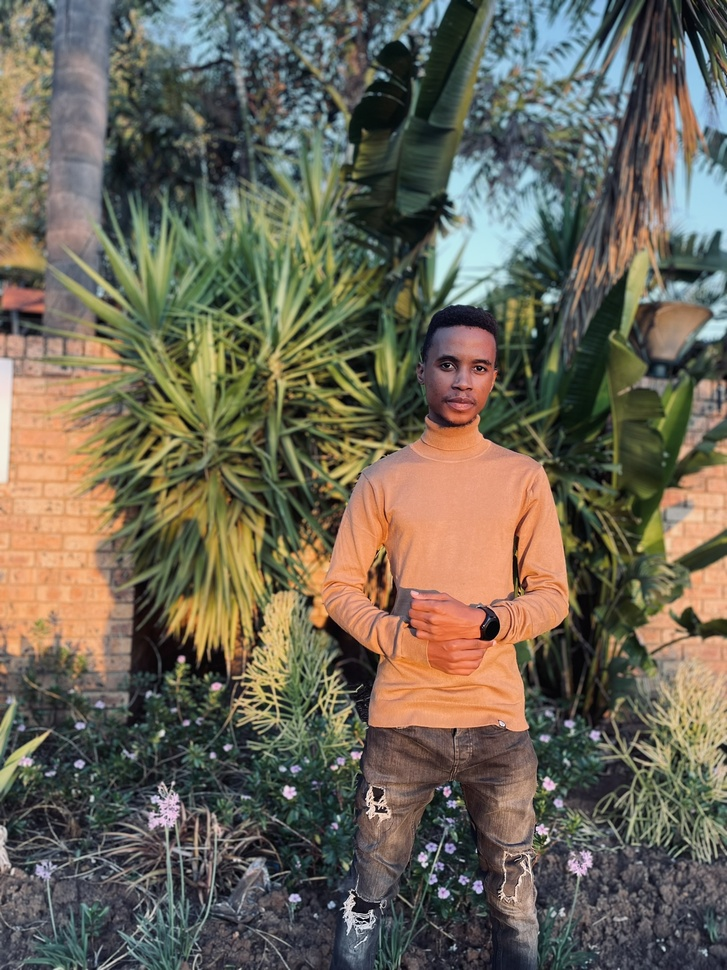
#> input picture SocialMediaPlatform/wwwroot/Posts/IMG_1067.JPEG, 727 x 970 px, shrunk from 1536 x 2048 before the run
$ python facedetection.py ../wwwroot/Posts/IMG_1067.JPEG
#> lines starting #> are read from the running program, lines starting #| are printed output that depends on the picture
import cv2
import sys

# Load the image file from the command line argument
image_path = sys.argv[1]

# Load OpenCV's pre-trained face detector
face_cascade = cv2.CascadeClassifier(cv2.data.haarcascades + 'haarcascade_frontalface_default.xml')

# Read the image
image = cv2.imread(image_path)
#> image is the input picture: shape (970, 727, 3); mean B, G, R 87.1, 102.1, 108
gray = cv2.cvtColor(image, cv2.COLOR_BGR2GRAY)
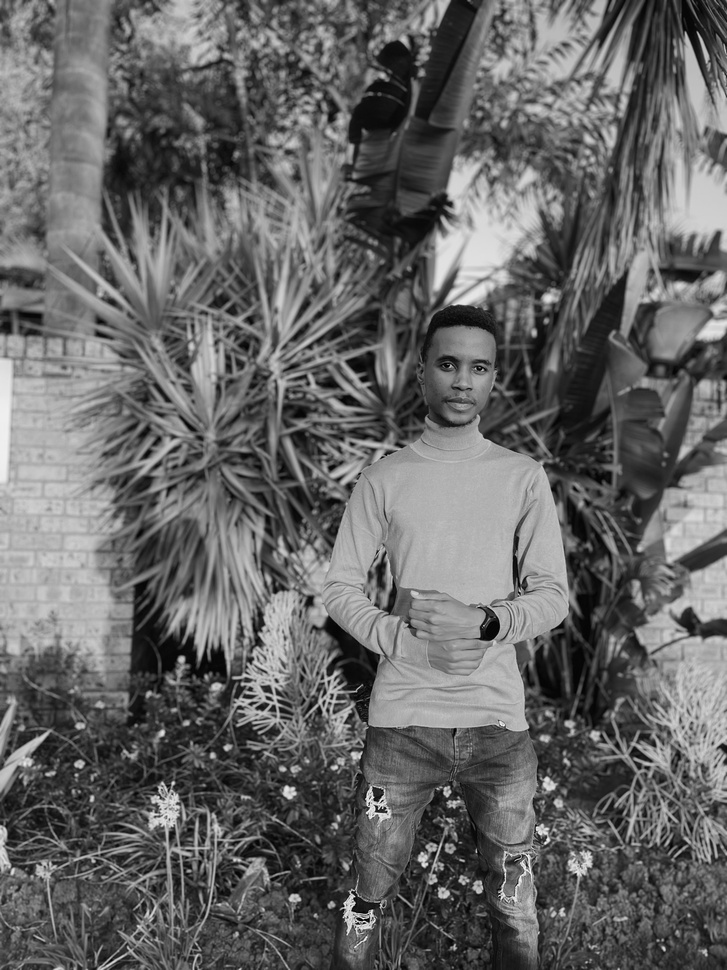
#> gray: shape (970, 727); min 0, max 252, mean 102.2

# Detect faces
faces = face_cascade.detectMultiScale(gray, scaleFactor=1.1, minNeighbors=5, minSize=(30, 30))
#> faces = [[584, 79, 55, 55], [525, 883, 58, 58], [418, 331, 89, 89], [467, 785, 78, 78]]

# If faces were found, return True, else return False
if len(faces) > 0:
    print("True")
else:
    print("False")


$ run again, on SocialMediaPlatform/wwwroot/Posts/IMG_3389.JPEG
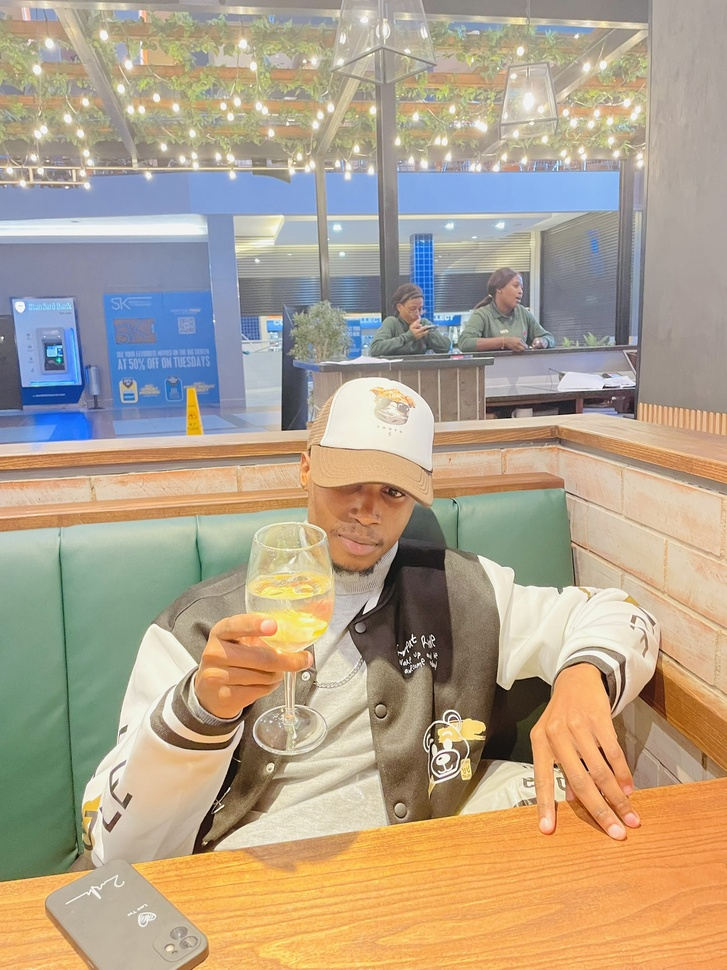
#> input picture SocialMediaPlatform/wwwroot/Posts/IMG_3389.JPEG, 727 x 970 px, shrunk from 1536 x 2048 before the run
#> image is the input picture: shape (970, 727, 3); mean B, G, R 139.4, 161.6, 176.9
#> `gray = cv2.cvtColor(image, cv2.COLOR_BGR2GRAY)`:
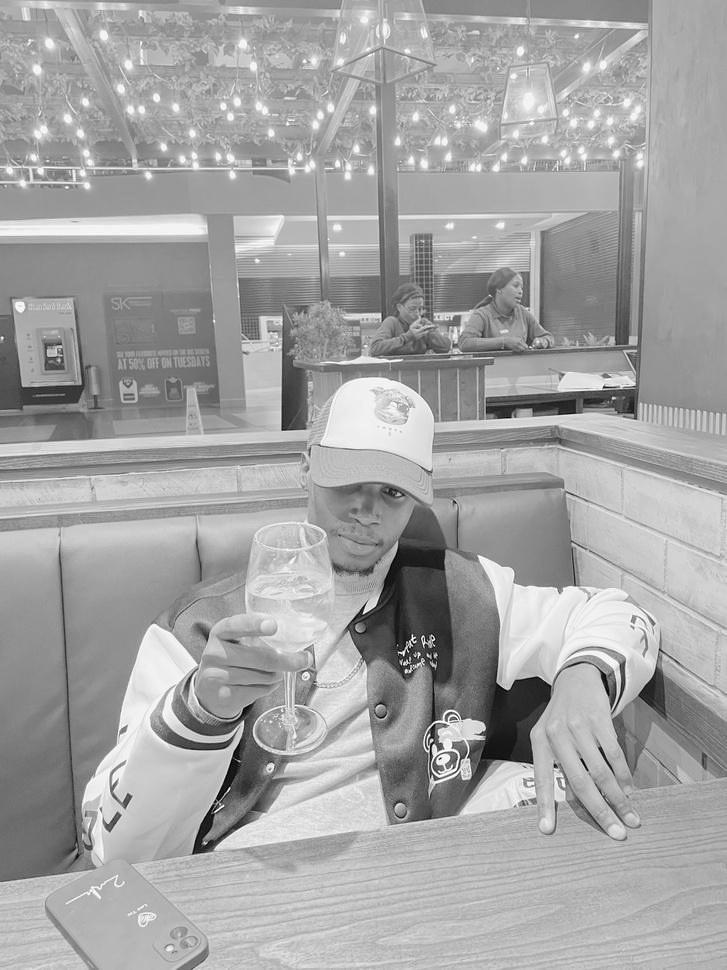
#> gray: shape (970, 727); min 1, max 255, mean 163.6
#> faces = ()

$ run again, on SocialMediaPlatform/wwwroot/Posts/IMG_7712.JPEG
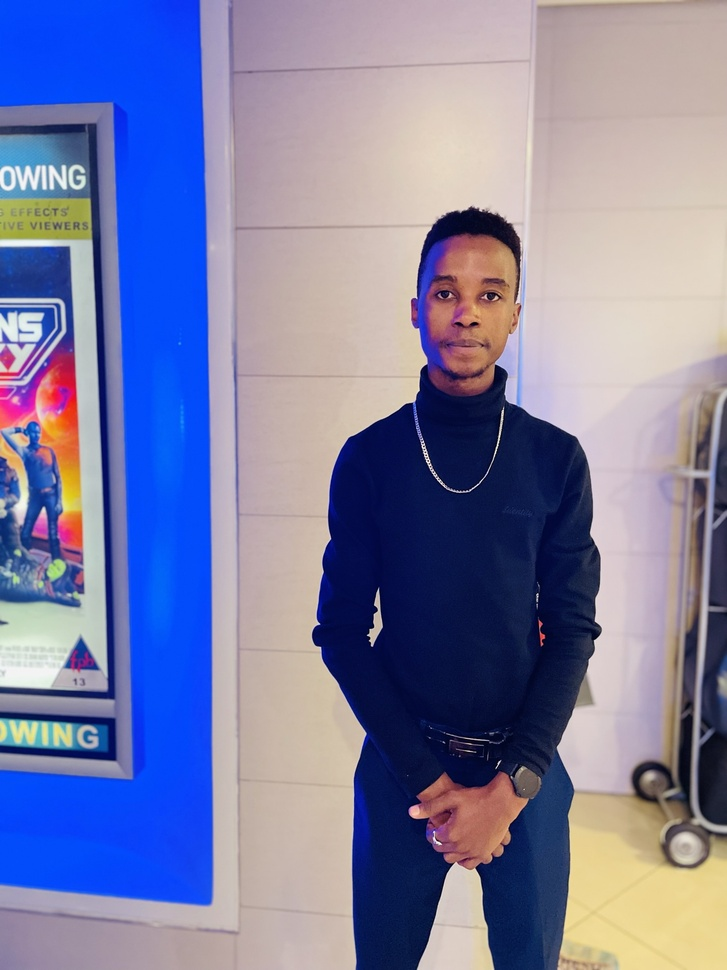
#> input picture SocialMediaPlatform/wwwroot/Posts/IMG_7712.JPEG, 727 x 970 px, shrunk from 1536 x 2048 before the run
#> image is the input picture: shape (970, 727, 3); mean B, G, R 162.4, 126.6, 124.7
#> `gray = cv2.cvtColor(image, cv2.COLOR_BGR2GRAY)`:
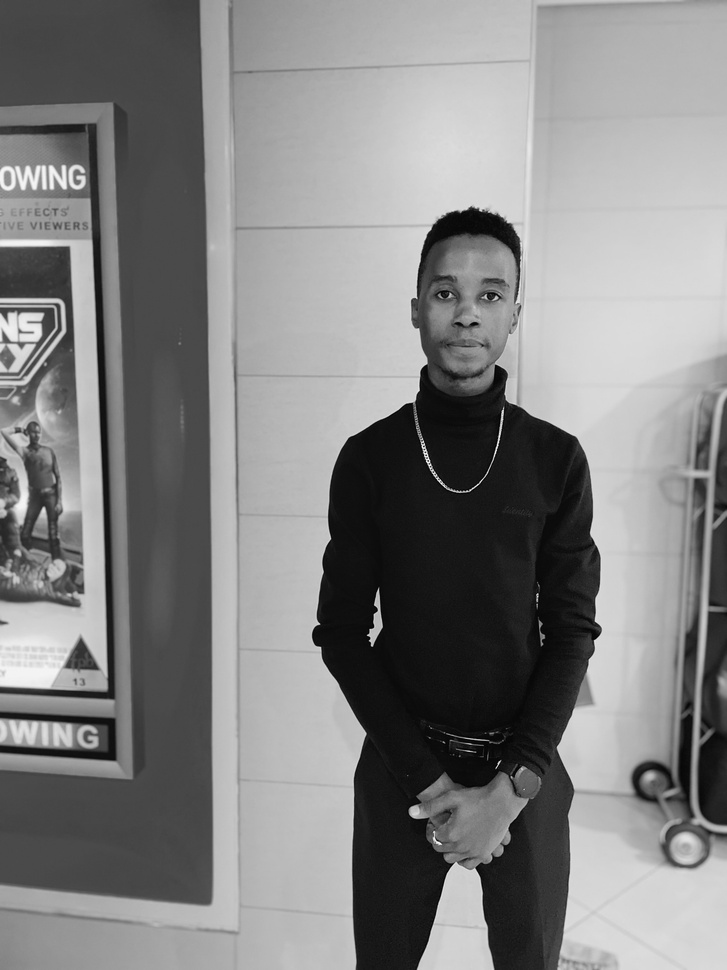
#> gray: shape (970, 727); min 1, max 255, mean 130.1
#> faces = [[407, 245, 123, 123]]
